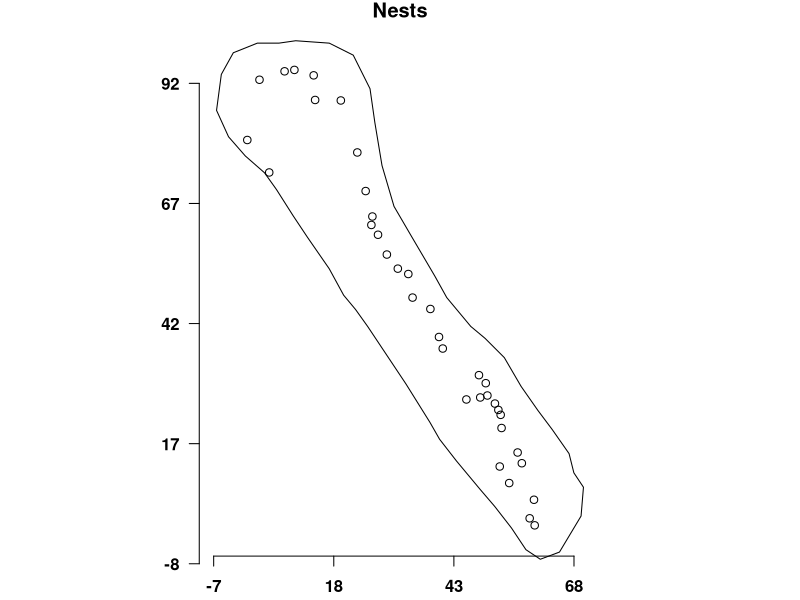
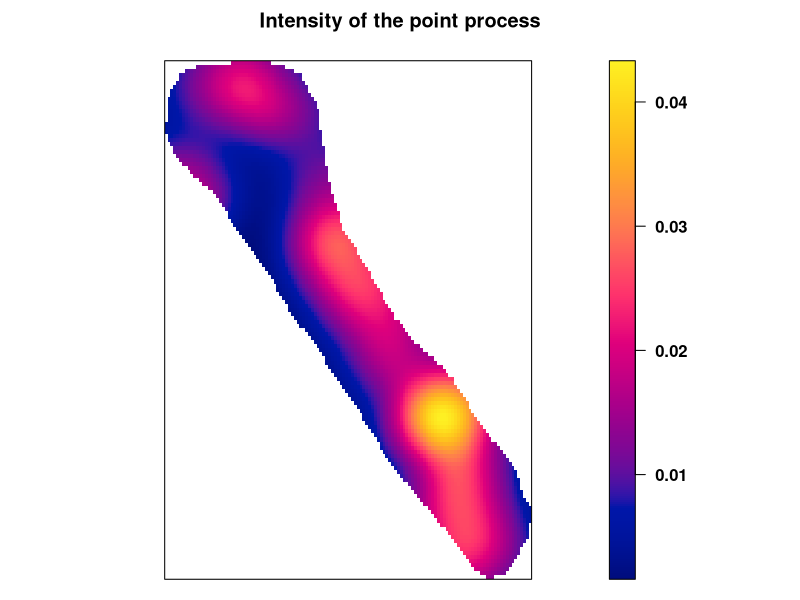
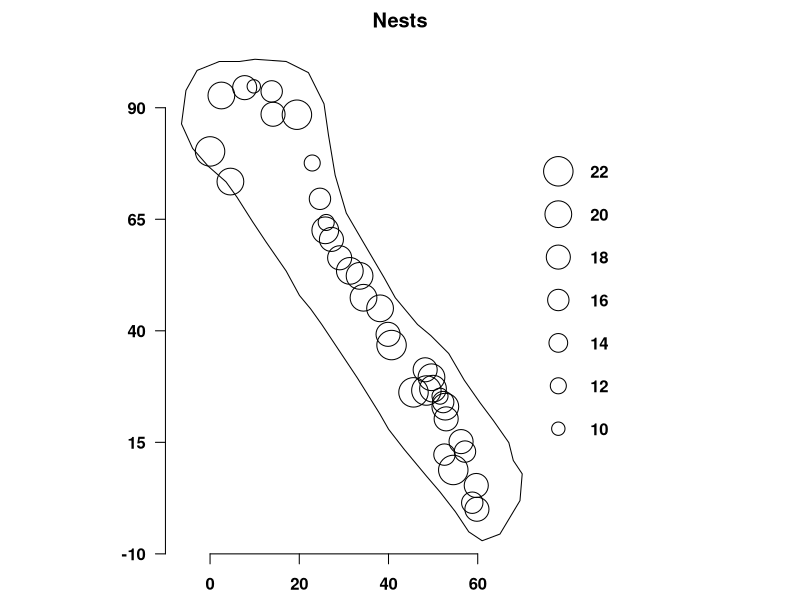
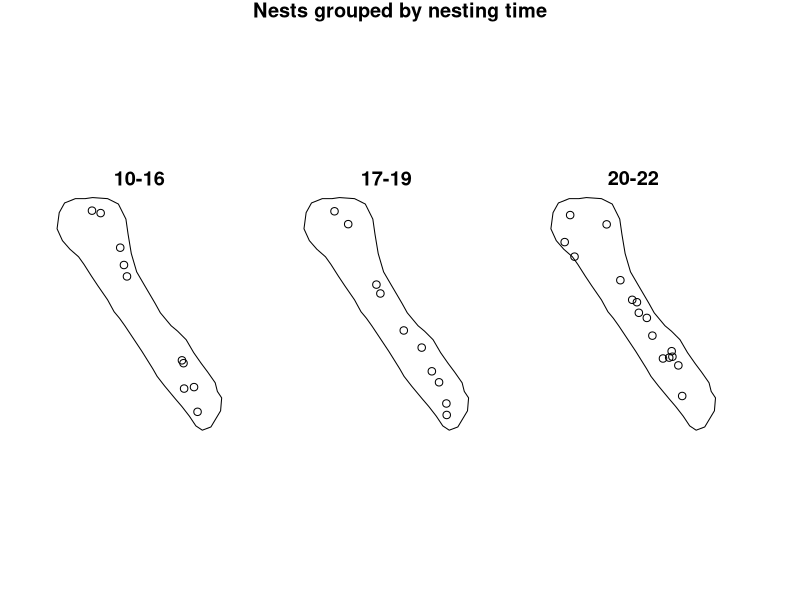
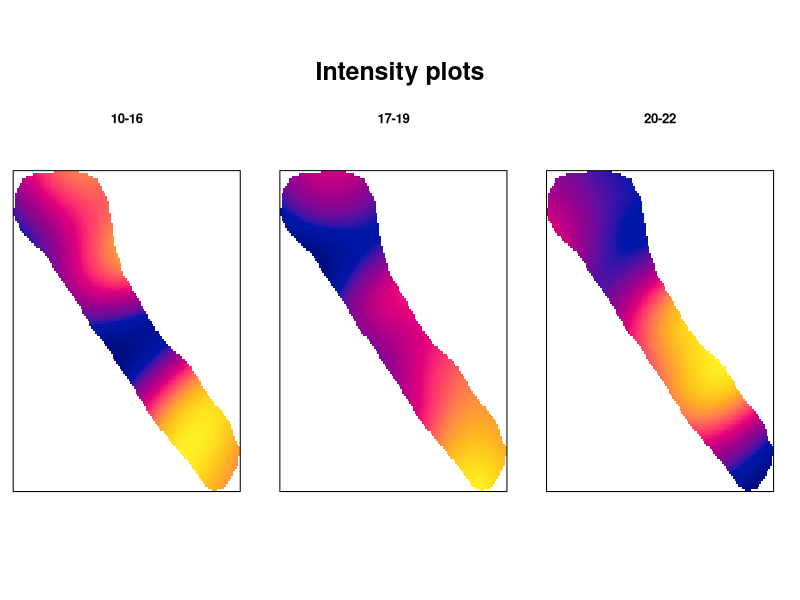
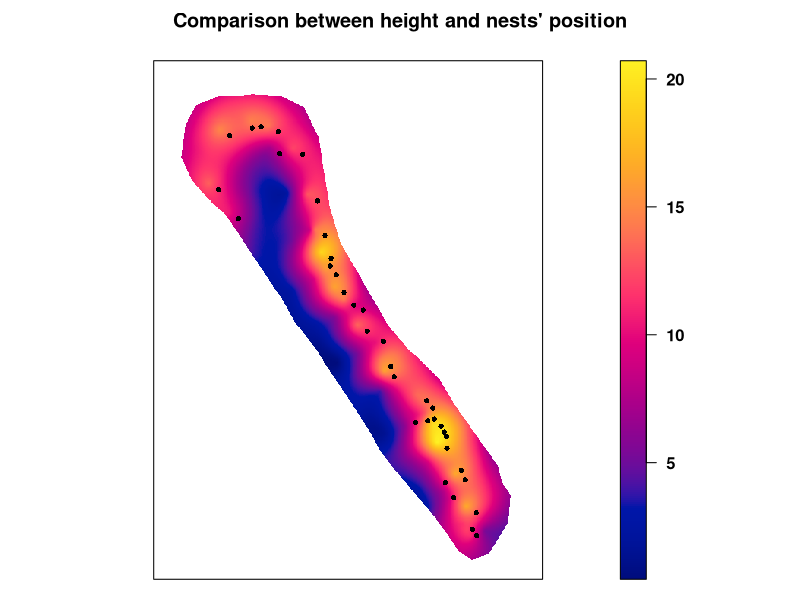

Generate these figures, in order, with R:
## ---- chunk 1
knitr::opts_chunk$set( echo=F )
knitr::opts_chunk$set(out.width = '70%')
knitr::opts_chunk$set(fig.align = "center")
knitr::opts_chunk$set(tidy =TRUE)
knitr::opts_chunk$set(message = FALSE)
## ---- chunk 2
setwd("C:/Users/lofer/Dropbox/POLI/epidemiologia/3. Spatial points/Assignment 3")
## ---- chunk 3
rm(list=ls())
library(spatstat)
## ---- chunk 4
#the data
nucli.23=read.delim("T1/nucli23.txt")
min.X = min(nucli.23$X)
min.Y = min(nucli.23$Y)

nucli.23$X=nucli.23$X-min.X
nucli.23$Y=nucli.23$Y-min.Y

max.X = max(nucli.23$X)
max.Y = max(nucli.23$Y)
n23=ppp(x = nucli.23$X, y = nucli.23$Y, range(nucli.23$X), range(nucli.23$Y))
## ---- chunk 5
#the polygon object for the border
poligon=poly23 <- read.delim("T1/poly23.txt")
poligon$X=poligon$X-min.X
poligon$Y=poligon$Y-min.Y
pol.illa<-list(x=poligon$X,y=poligon$Y)

min.pX = min(poligon$X)
min.pY = min(poligon$Y)
max.pX = max(poligon$X)
max.pY = max(poligon$Y)
## ---- chunk 6
#the final object
n23p=ppp(nucli.23$X,nucli.23$Y,poly=pol.illa)
par(mfrow=c(1,1), font = 2, font.axis = 2, font.lab = 4, las = 1, mar = c(1, 0, 1, 0))
plot(n23p,main="Nests")
axis(1, at = c(floor(seq(min.pX, max.pX, by=25))), pos=c(min.pX,min.pY-15))
axis(2, at = c(floor(seq(min.pY, max.pY, by=25))), pos=c(-10,0))
## ---- chunk 7
summary(n23p)
## ---- chunk 8
par(mfrow=c(1,1), font = 2, font.axis = 2, font.lab = 4, las = 1, mar = c(0, 0, 2, 0))
plot(density(n23p, dimax.Yx=c(256,256), sigma=5.5), main="Intensity of the point process")
## ---- chunk 9
n23T=ppp(nucli.23$X,nucli.23$Y,poly=pol.illa,marks=nucli.23$data_pos)
n23T
## ---- chunk 10
par(mfrow=c(1,1), font = 2, font.axis = 2, font.lab = 4, las = 1, mar = c(2, 0, 2, 0))
plot(n23T,main="Nests",markscale=0.3,leg.side="right")
axis(1,at=c(seq(0,max.pX, by=20)),pos=c(-10,0))
axis(2,at=c(seq(-10,max.pY,by=25)),pos=c(-10,0))
## ---- chunk 11
DPOScat=cut(nucli.23$data_pos, breaks=c(9, 16, 19, 22), labels=c("10-16","17-19","20-22"))
table(DPOScat)
## ---- chunk 12
n23Tcat=ppp(nucli.23$X,nucli.23$Y,poly=pol.illa,marks=DPOScat)
summary(n23Tcat)
## ---- chunk 13
par(mfrow=c(1,1), font = 2, font.axis = 2, font.lab = 4, las = 1, mar = c(0, 0, 1, 0))
plot(split(n23Tcat), main="Nests grouped by nesting time")
## ---- chunk 14
par(mfrow=c(1,1), font = 2, font.axis = 2, font.lab = 4, las = 1, mar = c(0, 0, 1, 0))
plot(density(split(n23Tcat),sigma=12), ribbon = FALSE, main="Intensity plots")
## ---- chunk 15
grid <- read.csv("T1/grid_height_23.txt", sep="")
mat<-as.matrix(read.table("T1/height_23.txt"))
mat[mat==0]=NA
height<-im(mat,grid$x,grid$y)
par(mfrow=c(1,1), font = 2, font.axis = 2, font.lab = 4, las = 1, mar = c(0, 0, 2, 0))
plot(height,axis=T, main="Comparison between height and nests' position")
plot(n23p, add=T, cex=0.7, pch=16)
